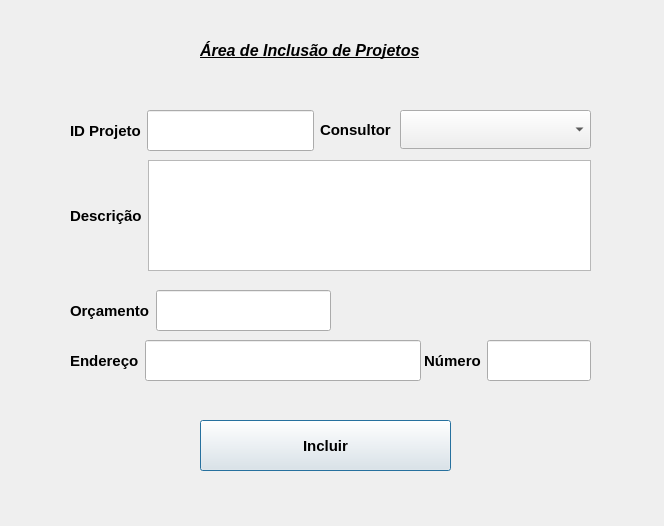
<?xml version="1.0" encoding="UTF-8"?>
<ui version="4.0">
 <class>telaInclusaoP</class>
 <widget class="QDialog" name="telaInclusaoP">
  <property name="geometry">
   <rect>
    <x>0</x>
    <y>0</y>
    <width>664</width>
    <height>526</height>
   </rect>
  </property>
  <property name="windowTitle">
   <string>Dialog</string>
  </property>
  <widget class="QWidget" name="layoutWidget_6">
   <property name="geometry">
    <rect>
     <x>420</x>
     <y>340</y>
     <width>171</width>
     <height>41</height>
    </rect>
   </property>
   <property name="sizePolicy">
    <sizepolicy hsizetype="Preferred" vsizetype="Preferred">
     <horstretch>0</horstretch>
     <verstretch>0</verstretch>
    </sizepolicy>
   </property>
   <layout class="QHBoxLayout" name="horizontalLayout_3">
    <item>
     <widget class="QLabel" name="labelNumero_2">
      <property name="sizePolicy">
       <sizepolicy hsizetype="Preferred" vsizetype="Preferred">
        <horstretch>0</horstretch>
        <verstretch>0</verstretch>
       </sizepolicy>
      </property>
      <property name="font">
       <font>
        <pointsize>11</pointsize>
        <bold>true</bold>
       </font>
      </property>
      <property name="text">
       <string> Número</string>
      </property>
     </widget>
    </item>
    <item>
     <widget class="QLineEdit" name="lineEditNumEnde">
      <property name="sizePolicy">
       <sizepolicy hsizetype="Expanding" vsizetype="Preferred">
        <horstretch>0</horstretch>
        <verstretch>0</verstretch>
       </sizepolicy>
      </property>
      <property name="font">
       <font>
        <bold>true</bold>
       </font>
      </property>
     </widget>
    </item>
   </layout>
  </widget>
  <widget class="QWidget" name="layoutWidget">
   <property name="geometry">
    <rect>
     <x>70</x>
     <y>340</y>
     <width>351</width>
     <height>41</height>
    </rect>
   </property>
   <property name="sizePolicy">
    <sizepolicy hsizetype="Preferred" vsizetype="Preferred">
     <horstretch>0</horstretch>
     <verstretch>0</verstretch>
    </sizepolicy>
   </property>
   <layout class="QHBoxLayout" name="horizontalLayout_7">
    <item>
     <widget class="QLabel" name="labelEndereco">
      <property name="sizePolicy">
       <sizepolicy hsizetype="Preferred" vsizetype="Preferred">
        <horstretch>0</horstretch>
        <verstretch>0</verstretch>
       </sizepolicy>
      </property>
      <property name="font">
       <font>
        <pointsize>11</pointsize>
        <bold>true</bold>
       </font>
      </property>
      <property name="text">
       <string>Endereço</string>
      </property>
     </widget>
    </item>
    <item>
     <widget class="QLineEdit" name="lineEditEndereco">
      <property name="sizePolicy">
       <sizepolicy hsizetype="Expanding" vsizetype="Preferred">
        <horstretch>0</horstretch>
        <verstretch>0</verstretch>
       </sizepolicy>
      </property>
      <property name="font">
       <font>
        <bold>true</bold>
       </font>
      </property>
     </widget>
    </item>
   </layout>
  </widget>
  <widget class="QWidget" name="layoutWidget_2">
   <property name="geometry">
    <rect>
     <x>200</x>
     <y>420</y>
     <width>251</width>
     <height>51</height>
    </rect>
   </property>
   <property name="sizePolicy">
    <sizepolicy hsizetype="Preferred" vsizetype="Preferred">
     <horstretch>0</horstretch>
     <verstretch>0</verstretch>
    </sizepolicy>
   </property>
   <layout class="QHBoxLayout" name="horizontalLayout_5">
    <item>
     <widget class="QPushButton" name="pushButtonInclusao">
      <property name="sizePolicy">
       <sizepolicy hsizetype="Minimum" vsizetype="Preferred">
        <horstretch>0</horstretch>
        <verstretch>0</verstretch>
       </sizepolicy>
      </property>
      <property name="font">
       <font>
        <pointsize>11</pointsize>
        <bold>true</bold>
       </font>
      </property>
      <property name="text">
       <string>Incluir</string>
      </property>
     </widget>
    </item>
   </layout>
  </widget>
  <widget class="QWidget" name="layoutWidget_5">
   <property name="geometry">
    <rect>
     <x>70</x>
     <y>110</y>
     <width>321</width>
     <height>41</height>
    </rect>
   </property>
   <property name="sizePolicy">
    <sizepolicy hsizetype="Preferred" vsizetype="Preferred">
     <horstretch>0</horstretch>
     <verstretch>0</verstretch>
    </sizepolicy>
   </property>
   <layout class="QHBoxLayout" name="horizontalLayout">
    <item>
     <widget class="QLabel" name="labelIDprojeto">
      <property name="sizePolicy">
       <sizepolicy hsizetype="Preferred" vsizetype="Preferred">
        <horstretch>0</horstretch>
        <verstretch>0</verstretch>
       </sizepolicy>
      </property>
      <property name="font">
       <font>
        <pointsize>11</pointsize>
        <bold>true</bold>
       </font>
      </property>
      <property name="text">
       <string>ID Projeto</string>
      </property>
     </widget>
    </item>
    <item>
     <widget class="QLineEdit" name="lineEditIDprojeto">
      <property name="sizePolicy">
       <sizepolicy hsizetype="Expanding" vsizetype="Preferred">
        <horstretch>0</horstretch>
        <verstretch>0</verstretch>
       </sizepolicy>
      </property>
      <property name="font">
       <font>
        <bold>true</bold>
       </font>
      </property>
     </widget>
    </item>
    <item>
     <widget class="QLabel" name="label">
      <property name="text">
       <string>&lt;html&gt;&lt;head/&gt;&lt;body&gt;&lt;p&gt;&lt;span style=&quot; font-size:11pt; font-weight:700;&quot;&gt;Consultor&lt;/span&gt;&lt;/p&gt;&lt;/body&gt;&lt;/html&gt;</string>
      </property>
     </widget>
    </item>
   </layout>
  </widget>
  <widget class="QLabel" name="labelTELA">
   <property name="geometry">
    <rect>
     <x>200</x>
     <y>30</y>
     <width>291</width>
     <height>41</height>
    </rect>
   </property>
   <property name="text">
    <string>&lt;html&gt;&lt;head/&gt;&lt;body&gt;&lt;p&gt;&lt;span style=&quot; font-size:12pt; font-weight:700; font-style:italic; text-decoration: underline;&quot;&gt;Área de Inclusão de Projetos&lt;/span&gt;&lt;/p&gt;&lt;/body&gt;&lt;/html&gt;</string>
   </property>
  </widget>
  <widget class="QComboBox" name="comboBox">
   <property name="geometry">
    <rect>
     <x>400</x>
     <y>110</y>
     <width>191</width>
     <height>39</height>
    </rect>
   </property>
   <property name="sizePolicy">
    <sizepolicy hsizetype="Preferred" vsizetype="Preferred">
     <horstretch>0</horstretch>
     <verstretch>0</verstretch>
    </sizepolicy>
   </property>
   <property name="font">
    <font>
     <bold>true</bold>
    </font>
   </property>
  </widget>
  <widget class="QWidget" name="">
   <property name="geometry">
    <rect>
     <x>70</x>
     <y>290</y>
     <width>261</width>
     <height>41</height>
    </rect>
   </property>
   <layout class="QHBoxLayout" name="horizontalLayout_2">
    <item>
     <widget class="QLabel" name="labelEmail">
      <property name="sizePolicy">
       <sizepolicy hsizetype="Preferred" vsizetype="Preferred">
        <horstretch>0</horstretch>
        <verstretch>0</verstretch>
       </sizepolicy>
      </property>
      <property name="font">
       <font>
        <pointsize>11</pointsize>
        <bold>true</bold>
       </font>
      </property>
      <property name="text">
       <string>Orçamento</string>
      </property>
     </widget>
    </item>
    <item>
     <widget class="QLineEdit" name="lineEditOrcamento">
      <property name="sizePolicy">
       <sizepolicy hsizetype="Expanding" vsizetype="Preferred">
        <horstretch>0</horstretch>
        <verstretch>0</verstretch>
       </sizepolicy>
      </property>
      <property name="font">
       <font>
        <bold>true</bold>
       </font>
      </property>
     </widget>
    </item>
   </layout>
  </widget>
  <widget class="QWidget" name="">
   <property name="geometry">
    <rect>
     <x>70</x>
     <y>160</y>
     <width>521</width>
     <height>111</height>
    </rect>
   </property>
   <layout class="QHBoxLayout" name="horizontalLayout_4">
    <item>
     <widget class="QLabel" name="labelDescricao">
      <property name="sizePolicy">
       <sizepolicy hsizetype="Preferred" vsizetype="Preferred">
        <horstretch>0</horstretch>
        <verstretch>0</verstretch>
       </sizepolicy>
      </property>
      <property name="font">
       <font>
        <pointsize>11</pointsize>
        <bold>true</bold>
       </font>
      </property>
      <property name="text">
       <string>Descrição</string>
      </property>
     </widget>
    </item>
    <item>
     <widget class="QTextEdit" name="textEditDescricao">
      <property name="font">
       <font>
        <bold>true</bold>
       </font>
      </property>
     </widget>
    </item>
   </layout>
  </widget>
 </widget>
 <resources/>
 <connections/>
</ui>
